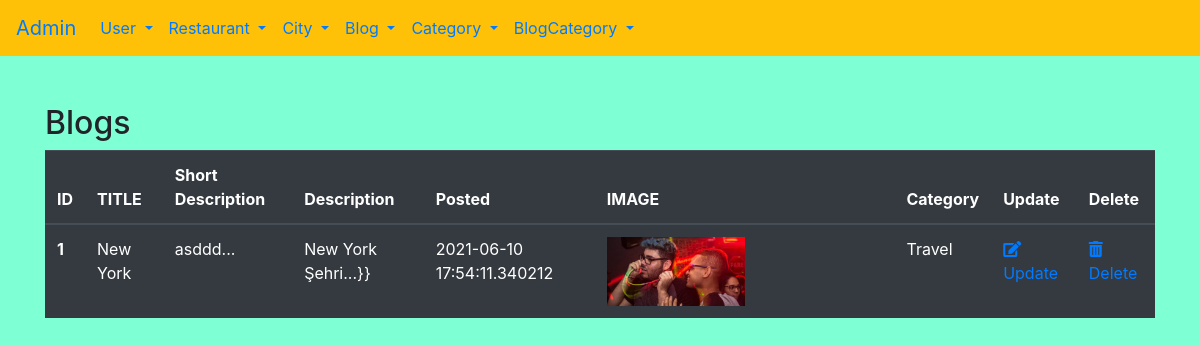
Page /admin/bloglist on the earlier database version.
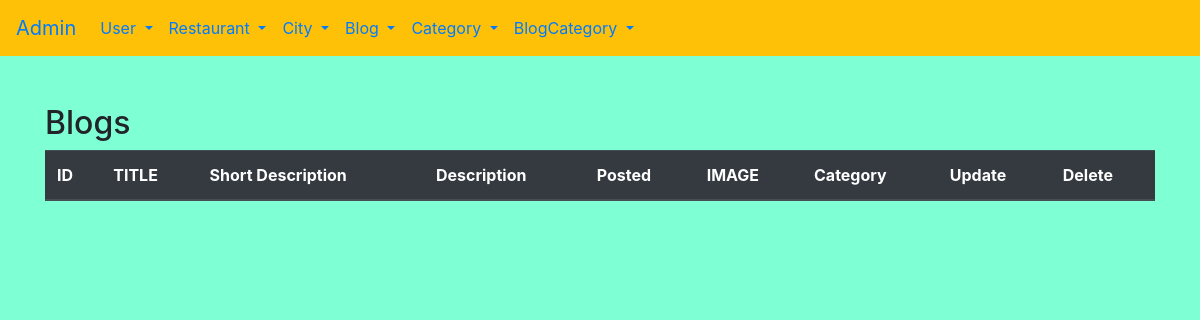
Same page on the later database version.
### gricklo/models.py (models this page shows, shortened)
class Blog(db.Model):
    __tablename__ = "blog"
    id = db.Column(db.Integer, primary_key=True)
    title = db.Column(db.String(50),nullable=False)
    short_description = db.Column(db.String(50),nullable=False)
    description = db.Column(db.Text, nullable=False)
    blog_posted = db.Column(db.DateTime, default=datetime.utcnow)
    image = db.Column(db.String(20), default = "default.png")
    category = db.Column(db.Integer, db.ForeignKey('blogcategory.id'), nullable=False)
    comment = db.relationship('Comment',backref='users',lazy=True, cascade="all,delete")

class BlogCategory(db.Model):
    __tablename__ = "blogcategory"
    id = db.Column(db.Integer, primary_key = True)
    title = db.Column(db.String(50),nullable = False)
    blog =db.relationship('Blog', backref='categories',lazy=True)

### gricklo/controlers.py (the view)
@app.route('/admin/bloglist')
def blog_list():
    blogs = Blog.query.all()
    return render_template('admin/bloglist.html', blogs=blogs )

### gricklo/templates/admin/bloglist.html
{% extends "admin/base.html"%}
{% block content%}
<h2>Blogs</h2>
<div class="container">
    <div class="row">
        <table class="table table-dark">
            <thead>
              <tr>
                <th scope="col">ID</th>
                <th scope="col">TITLE</th>
                <th scope="col">Short Description</th>
                <th scope="col">Description</th>
                <th scope="col">Posted</th>
                <th scope="col">IMAGE</th>
                <th scope="col">Category</th>
                <th scope="col">Update</th>
                <th scope="col">Delete</th>
              </tr>
            </thead>
            <tbody>
                {% for blog in blogs %}
                <tr>
                    <th scope="row">{{blog.id}}</th>
                    <td>{{blog.title}}</td>
                    <td>{{blog.short_description |truncate (8)}}</td>
                    <td>{{blog.description |truncate (20)}}}}</td>
                    <td>{{blog.blog_posted}}</td>
                    <td><img src="/static/uploads/{{blog.image}}" alt="" class="w-50"></td>
                    <td>{{blog.categories.title}}</td>
                    <td><a href="{{url_for('blog_edit', id=blog.id)}}"><i class="fas fa-edit"></i>Update</a></td>
                    <td><a href="{{url_for('blog_delete', id=blog.id)}}" onclick="return confirm('Are you sure to delete?')"><i class="fas fa-trash-alt"></i>Delete</a></td>
                  </tr>
                {% endfor %}
            </tbody>
          </table>
    </div>
</div>
{% endblock %}

Differences in the rows shown:
removed Blog: id "1", title "New York", short_description "asddd...", description "New York Şehri...", blog_posted "2021-06-10 17:54:11.340212", image (picture), categories "Travel"
